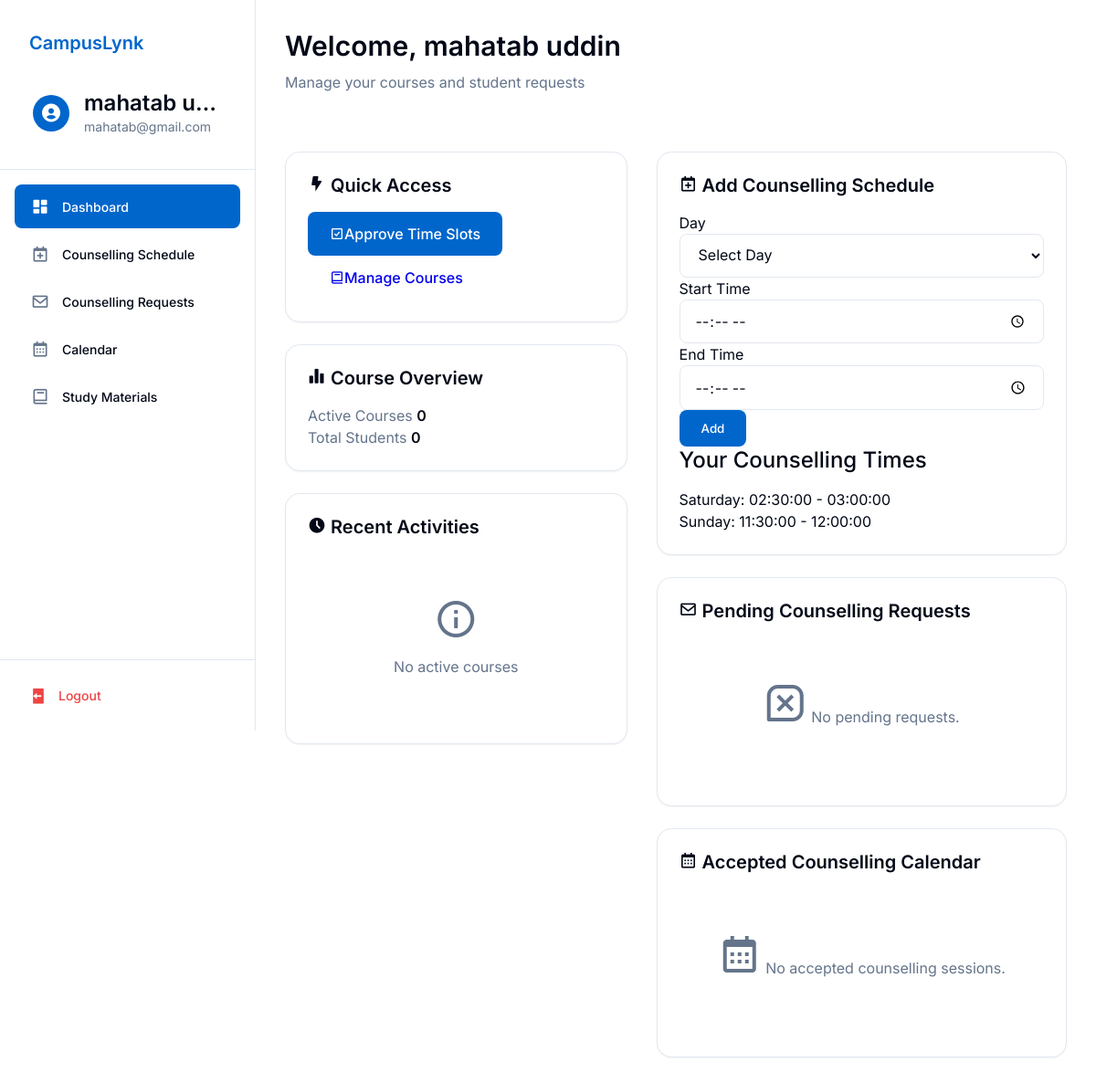
Before: /faculty_dashboard.php (signed in) with the older database file.
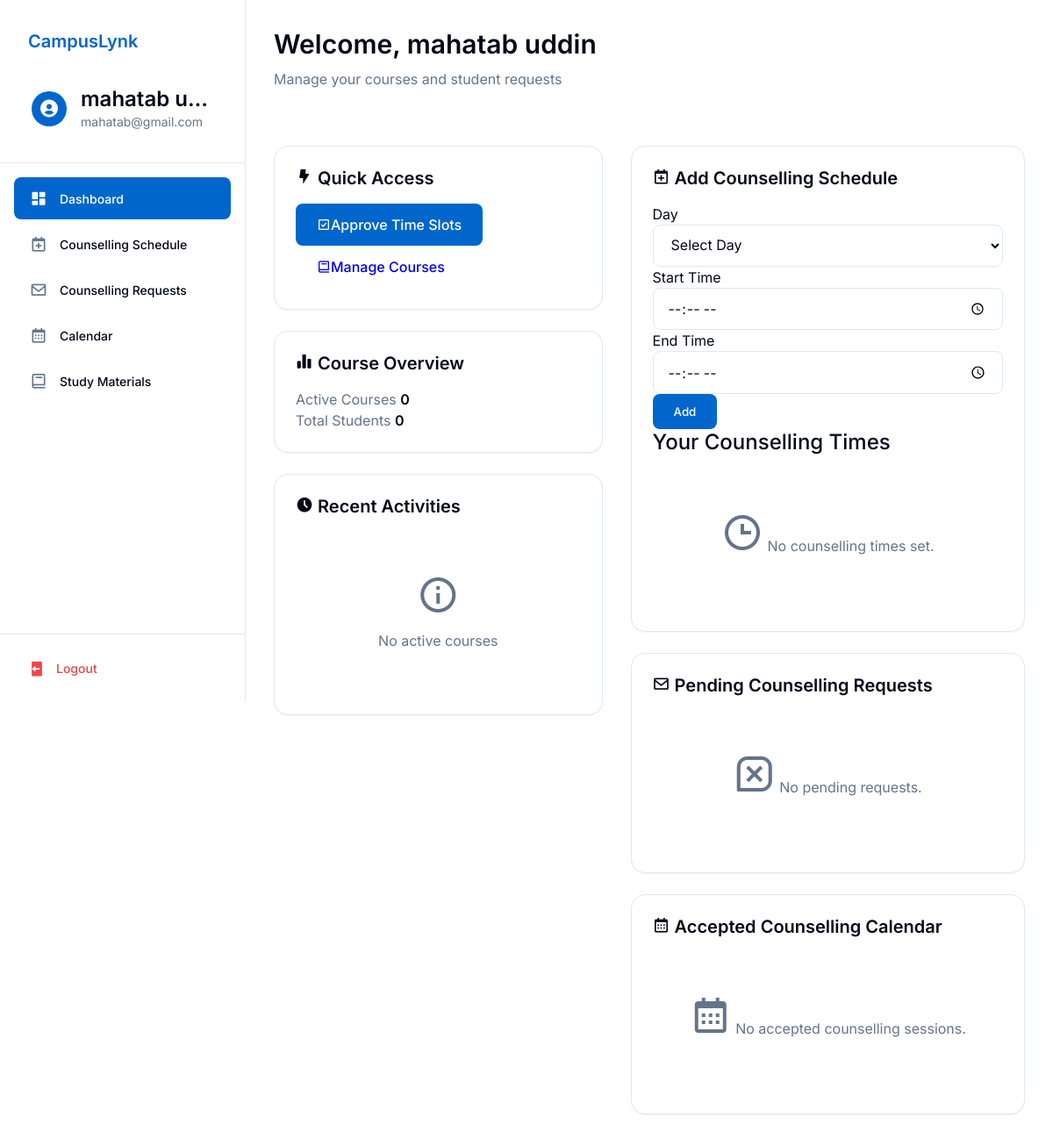
After: the same page with the newer database file.
### tables this page shows
CREATE TABLE `users` (
  `id` int(11) NOT NULL,
  `username` varchar(255) NOT NULL,
  `email` varchar(255) NOT NULL,
  `password` varchar(255) NOT NULL,
  `role` enum('student','faculty','admin') NOT NULL,
  `name` varchar(255) NOT NULL
);

CREATE TABLE `counselling_times` (
  `id` int(11) NOT NULL,
  `faculty_id` int(11) NOT NULL,
  `day_of_week` enum('Monday','Tuesday','Wednesday','Thursday','Friday','Saturday','Sunday') NOT NULL,
  `start_time` time NOT NULL,
  `end_time` time NOT NULL
);

### faculty_dashboard.php (the view, shortened to what the rows shown need)
<?php
try {
    $database = new Database();
    $db = $database->getConnection();
    $query = $db->prepare("SELECT * FROM users WHERE email = ? AND role = 'faculty'");
    $query->execute([$_SESSION['useremail']]);
    $faculty = $query->fetch(PDO::FETCH_ASSOC);
    $faculty_id = null;
    $faculty_id_stmt = $db->prepare("SELECT id FROM faculty WHERE email = ?");
    $faculty_id_stmt->execute([$faculty['email']]);
    $faculty_id_row = $faculty_id_stmt->fetch(PDO::FETCH_ASSOC);
    if ($faculty_id_row) {
        $faculty_id = $faculty_id_row['id'];
    } else {
        $faculty_id = null;
    }
    $counselling_times = $db->prepare("SELECT * FROM counselling_times WHERE faculty_id = ?");
    $counselling_times->execute([$faculty_id]);
    $counselling_times = $counselling_times->fetchAll(PDO::FETCH_ASSOC);
} catch (PDOException $e) {
    header("Location: login.php?error=Database Error: " . urlencode($e->getMessage()));
    exit();
}
?>
<!DOCTYPE html>
<html lang="en">
<head>
    <link href='https://unpkg.com/boxicons@2.1.4/css/boxicons.min.css' rel='stylesheet'>
    <link rel="stylesheet" href="css/base.css">
    <link rel="stylesheet" href="css/layout.css">
    <link rel="stylesheet" href="css/components.css">
    <link rel="stylesheet" href="css/dashboard.css">
    <link rel="stylesheet" href="css/faculty.css">
</head>
<body class="dashboard-page">
    <div class="dashboard-container">
        <?php include 'sidebar.php'; ?>
        <main class="main-content">
            <section class="welcome-section">
                <h1>Welcome, <?php echo htmlspecialchars($faculty['name']); ?></h1>
                <p class="text-muted">Manage your courses and student requests</p>
            </section>
            <?php if (isset($error)): ?>
                <div class="alert alert-error">
                    <?php echo htmlspecialchars($error); ?>
                </div>
            <?php else: ?>
            <div class="dashboard-grid" style="display: grid; grid-template-columns: 1fr 1.2fr; gap: 2rem; align-items: start;">
                <div class="content-stack" style="display: flex; flex-direction: column; gap: 1.5rem;">
                    <div class="card">
                        <h2 class="text-xl font-semibold mb-4"><i class='bx bxs-bolt'></i> Quick Access</h2>
                    </div>
                    <div class="card">
                        <h2 class="text-xl font-semibold mb-4"><i class='bx bxs-bar-chart-alt-2'></i> Course Overview</h2>
                    </div>
                    <div class="card">
                        <h2 class="text-xl font-semibold mb-4"><i class='bx bxs-time-five'></i> Recent Activities</h2>
                    </div>
                </div>
                <div class="content-stack" style="display: flex; flex-direction: column; gap: 1.5rem;">
                    <section class="card mb-6">
                        <h2 class="text-xl font-semibold mb-4"><i class='bx bx-calendar-plus'></i> Add Counselling Schedule</h2>
                        <div class="mt-4">
                            <ul class="list">
                                <?php if (empty($counselling_times)): ?>
                                    <li class="empty-state"><i class='bx bx-time'></i> No counselling times set.</li>
                                <?php else: ?>
                                    <?php foreach ($counselling_times as $ct): ?>
                                        <li><?php echo htmlspecialchars($ct['day_of_week'] . ': ' . $ct['start_time'] . ' - ' . $ct['end_time']); ?></li>
                                    <?php endforeach; ?>
                                <?php endif; ?>
                            </ul>
                        </div>
                    </section>
                    <section class="card mb-6">
                        <h2 class="text-xl font-semibold mb-4"><i class='bx bx-envelope'></i> Pending Counselling Requests</h2>
                    </section>
                    <section class="card">
                        <h2 class="text-xl font-semibold mb-4"><i class='bx bx-calendar'></i> Accepted Counselling Calendar</h2>
                    </section>
                </div>
            </div>
            <?php endif; ?>
        </main>
    </div>
</body>
</html>

### sidebar.php (shortened to what the rows shown need)
<?php
try {
    $sidebar_database = new Database();
    $sidebar_db = $sidebar_database->getConnection();
    $sidebar_query = $sidebar_db->prepare("SELECT * FROM users WHERE email = ?");
    $sidebar_query->execute([$_SESSION['useremail']]);
    $sidebar_user = $sidebar_query->fetch(PDO::FETCH_ASSOC);
} catch (PDOException $e) {
    header("Location: login.php?error=Database Error: " . urlencode($e->getMessage()));
    exit();
}
$role = $sidebar_user['role'];
?>
<link href='https://unpkg.com/boxicons@2.1.4/css/boxicons.min.css' rel='stylesheet'>
<aside class="sidebar">
    <div class="sidebar-header">
        <a href="<?php echo $role === 'faculty' ? 'faculty_dashboard.php' : ($role === 'admin' ? 'admin_dashboard.php' : 'profile.php'); ?>" class="user-info">
            <div class="user-details">
                <h3 class="user-name"><?php echo htmlspecialchars($sidebar_user['name']); ?></h3>
                <p class="user-email"><?php echo htmlspecialchars($sidebar_user['email']); ?></p>
            </div>
        </a>
    </div>
</aside>

Changed rows visible on the page:
removed counselling_times: day_of_week+start_time+end_time "Saturday: 02:30:00 - 03:00:00"
removed counselling_times: day_of_week+start_time+end_time "Sunday: 11:30:00 - 12:00:00"
Other visible differences:
text now shown: "No counselling times set."
